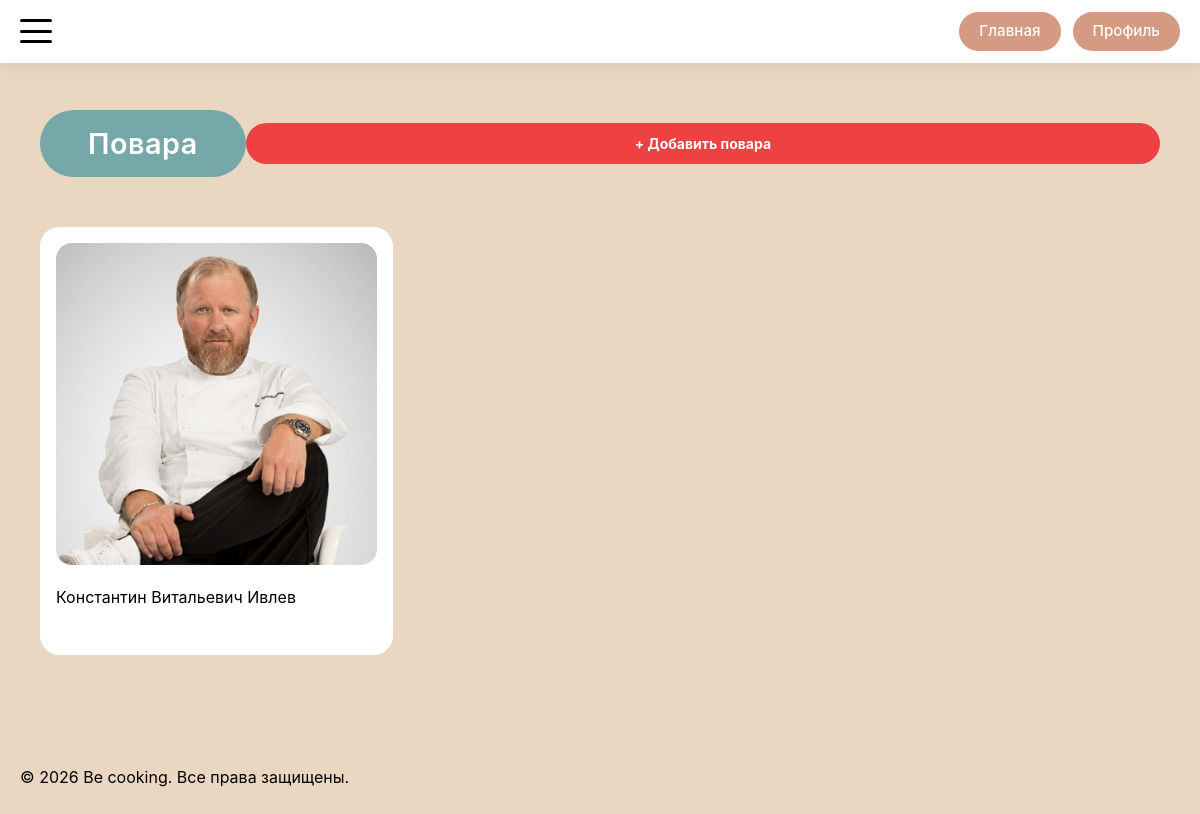
Page /chefs (signed in) on the committed database.
### models.py (models this page shows)
class Chef(db.Model):
    __tablename__ = 'chef'
    id = db.Column(db.Integer, primary_key=True)
    name = db.Column(db.String(70), nullable=False)
    description = db.Column(db.Text, nullable=False)
    image_url = db.Column(db.String(300))
    tags = db.Column(db.JSON)  # Хранит массив строк: ["итальянская", "французская"]
    created_at = db.Column(db.DateTime, default=datetime.utcnow)
    user_id = db.Column(db.Integer, db.ForeignKey('user.id'), nullable=False)
    ratings = db.relationship('ChefRating', backref='chef', lazy='dynamic', cascade='all, delete-orphan')

### routes/chef_routes.py (the view)
@app.route('/chefs')
def chefs():
    page = request.args.get('page', 1, type=int)
    category = request.args.get('category', type=str)
    per_page = 21
    query = Chef.query.order_by(Chef.created_at.desc())
    if category:
        query = query.filter(Chef.tags.contains(category.lower()))
    pagination = query.paginate(page=page, per_page=per_page, error_out=False)
    adapted_chefs = [adapt_chef_for_template(c) for c in pagination.items]
    return render_template(
        'chefs/chefs.html',
        chefs=adapted_chefs,
        current_page=page,
        has_next=pagination.has_next,
        current_category=category
    )

### app.py (called while the page is built)
@login_manager.user_loader
def load_user(user_id):
    return User.query.get(int(user_id))

@app.context_processor
def inject_enums():
    return dict(UserRoleEnum=UserRoleEnum)

### routes/chef_routes.py (called while the page is built)
def adapt_chef_for_template(chef):
    if chef:
        chef.photo_url = chef.image_url
        chef.bio = chef.description
        avg_rating = db.session.query(func.avg(ChefRating.rating)).filter(ChefRating.chef_id == chef.id).scalar()
        chef.average_rating = round(avg_rating, 1) if avg_rating else 0.0
        chef.average_rating_raw = avg_rating if avg_rating else 0.0  # Для JS с половинками
        chef.ratings_count = chef.ratings.count()
        chef.user_rating = None
        if current_user.is_authenticated:
            existing_rating = chef.ratings.filter_by(user_id=current_user.id).first()
            if existing_rating:
                chef.user_rating = existing_rating.rating
    return chef

### templates/chefs/chefs.html (shortened to what this page needs)
{% extends 'base/base.html' %}
{% block main_class %}gallery-main{% endblock %}
{% block container_class %}gallery-container{% endblock %}
{% block content %}
<div class="gallery-header-wrapper" style="display: flex; justify-content: space-between; align-items: center;">
    <h1 class="gallery-title">Повара</h1>
    {% if current_user.is_authenticated and current_user.role.name == 'ADMIN' %}
        <a href="{{ url_for('admin_add_chef') }}" class="chef-edit-submit-btn" style="text-decoration: none; padding: 10px 20px; font-size: 14px;">+ Добавить повара</a>
    {% endif %}
</div>
<div class="gallery-grid">
    {% for chef in chefs %}
        {% with
            title = chef.name,
            image_url = chef.photo_url,
            detail_endpoint = 'chef_profile',
            item_id = chef.id
        %}
            {% include 'components/_card.html' %}
        {% endwith %}
    {% else %}
        <p>Поваров пока нет, но скоро они появятся!</p>
    {% endfor %}
</div>
{% endblock %}

### templates/components/_card.html (shortened to what this page needs)
{% if detail_endpoint == 'recipe_detail' or  detail_endpoint == 'recipe_manage' %}
<div class="card">
    <a href="{{ url_for(detail_endpoint, recipe_id=item_id) }}"
       class="card-link">
        <div class="card-inner">
            <div class="card-image">
                <img src="{{ recipe.main_image_url if (recipe and recipe.main_image_url) else 'https://placehold.co/400x300' }}"
                     alt="{{ recipe.title if recipe else 'Рецепт' }}">
            </div>
            <div class="card-text">{{ recipe.title if recipe else 'Рецепт' }}</div>
        </div>
    </a>
</div>
{% else %}
<div class="card">
    <a href="{{ url_for(detail_endpoint, chef_id=item_id) }}"
       class="card-link">
        <div class="card-inner">
            <div class="card-image">
                <img src="{{ image_url if image_url else 'https://placehold.co/400x300' }}"
                     alt="{{ title }}">
            </div>
            <div class="card-text">{{ title }}</div>
        </div>
    </a>
</div>
{% endif %}

### rows in the picture
Chef: image_url (picture), name "Константин Витальевич Ивлев"

### other values in the picture
{{ now.year if now else '2026' }} "2026"
